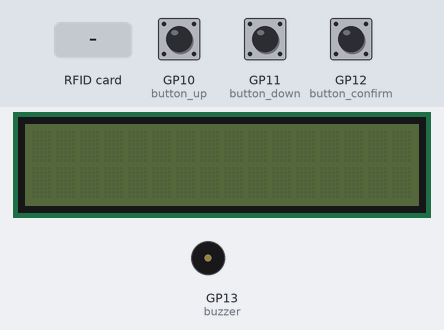
Recording of a program running on a simulated Raspberry Pi Pico running CircuitPython. Shown: 16×2 character LCD, buzzer (waves = sounding). Inputs (shaded band) come from the test bench; at power-on: GP10 (button_up) LOW, GP11 (button_down) LOW, GP12 (button_confirm) LOW. No MQTT or app messages arrive unless stated; values from a settings file that is not in the repository are placeholders; what the program prints to the serial console is not drawn.

Above: at 1.2 s.
1.3 s: RFID card 08 77 8F FF held to the reader
At 3.0 s:
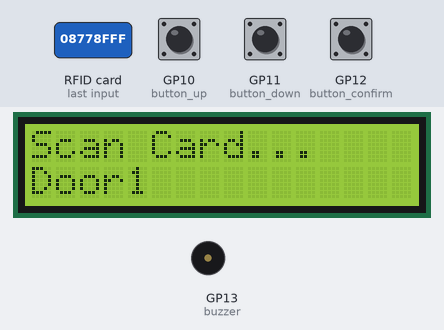
Timing chart, 0 to 4.5 s (numbered marks = the images above; inputs shaded):
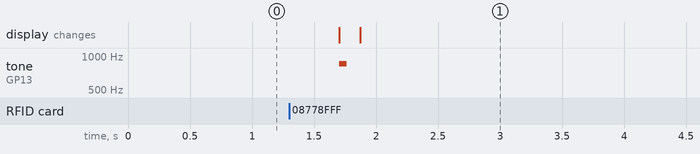

The program:

Scanner-Prototype-MQTT_with_door_selectio-kapot.py
```python
import board, time, json
import busio, pwmio, digitalio
import os, ssl, socketpool, wifi
import adafruit_minimqtt.adafruit_minimqtt as MQTT
import adafruit_character_lcd.character_lcd as characterlcd
from adafruit_datetime import datetime
from digitalio import DigitalInOut
from adafruit_pn532.i2c import PN532_I2C
from adafruit_pn532.adafruit_pn532 import MIFARE_CMD_AUTH_A, MIFARE_CMD_AUTH_B

# -------------
# Functions
# -------------
def InitiateNFC(i2c_sda: Pin, i2c_scl: Pin):
    print("[DEBUG] Initiating pn532...")
    i2c = busio.I2C(scl=i2c_scl, sda=i2c_sda)
    pn532 = PN532_I2C(i2c, debug=False)
    ic, ver, rev, support = pn532.firmware_version
    print(f"[DEBUG] Found pn532 with firmware version: {ver}.{rev}")
    pn532.SAM_configuration()

    return pn532

def GetCardUID(scanner: PN532_I2C):
    print("[DEBUG] Waiting for card")
    uid = None
    while not uid:
        mqtt_client.loop()
        uid = scanner.read_passive_target(timeout=0.5)
        if uid is not None:
            break
        print(button_confirm.value)
        if button_up.value or button_down.value or button_confirm.value:
            uid = "door"
    if uid != "door":
        print(f"[DEBUG] Found card with UID: {[i for i in uid]}")
    else:
        print("[DEBUG] Opening choose door menu...")

    return uid

def GetDoors():
    # api_url = api_base_url + "devices?filter=Type,eq,lock"
    # response = requests.get(api_url, headers=headers)
    # response = response.json()['records']
    response = [{"Name":"Door1"},{"Name":"Door2"},{"Name":"Door3"}]
    return response

def AuthBlock(scanner: PN532_I2C, block: int, key: bytearray, b: bool = False):
    uid = GetCardUID(scanner=scanner)
    print(f"Authenticating block {block} ...")
    authenticated = scanner.mifare_classic_authenticate_block(uid, block, MIFARE_CMD_AUTH_B if b else MIFARE_CMD_AUTH_A, key)
    if authenticated:
        print("Authentication SUCCESFUL! \n")
    else:
        print("Authentication FAILED!")

    return authenticated

def ReadBlock(scanner: PN532_I2C, block: int, key_a: bytearray):
    authenticated = AuthBlock(scanner=scanner, block=block, key=key_a)
    if authenticated:
        print(f"Reading block {block}...")
        try:
            value = [hex(x)[2:] for x in scanner.mifare_classic_read_block(block)]
            return value
        except:
            print("ERROR: Something went wrong while reading.")
            return False

def getCardPass(uid, pass_block):
    key_a = os.getenv("CARD_KEY_A")
    data = ReadBlock(nfc, pass_block, key_a)
    if data:
        card_pass = bytearray.fromhex(''.join(data)+'0').decode() if len(''.join(data))%2 else bytearray.fromhex(''.join(data)).decode()
        return card_pass

# Buzzer Sounds
def toneSuccess():
    buzzer.duty_cycle=2**15
    buzzer.frequency = 850
    time.sleep(0.06)
    buzzer.duty_cycle=0
    time.sleep(0.06)

def toneFail():
    buzzer.duty_cycle=2**15
    buzzer.frequency = 300
    time.sleep(0.3)
    buzzer.duty_cycle=0

# Button + lcd nav funtions
def wait_for_button_press(start_time, timeout):
    while ((datetime.now() - start_time).total_seconds() > timeout):
        if button_up.value or button_down.value or button_confirm.value:
            time.sleep(0.1)
            if button_up.value:
                toneSuccess()
                return "up"
            if button_down.value:
                toneSuccess()
                return "down"
            if button_confirm.value:
                toneSuccess()
                return "confirm"

    return False

def navigate_options(options, timeout):
    start_time = datetime.now()
    index = 0
    while ((datetime.now() - start_time).total_seconds() > timeout):
        lcd.clear()
        lcd.message = "Select Action:\n"
        lcd.message += options[index]
        action = wait_for_button_press(start_time, timeout)

        if not action:
            return False

        if action == "up":
            index = (index - 1) % len(options)
        elif action == "down":
            index = (index + 1) % len(options)
        elif action == "confirm":
            lcd.clear()
            return index


# ---------------
# Network + MQTT
# ---------------

# MQTT Functions
waiting_for_action = False
def wait_for_action():
    global waiting_for_action
    waiting_for_action = True
    print("[DEBUG] Waiting for MQTT action...")

    while waiting_for_action:
        mqtt_client.loop()

def subscribe_to(topics: []):
    for topic in topics:
        topic = aio_user + "/feeds/scanner." + topic
        mqtt_client.subscribe(topic, 1)

def connect(mqtt_client, userdata, flags, rc):
    print("[MQTT] Connected to MQTT Broker!")
    print(f"[MQTT] Flags: {flags} ; RC: {rc}")

def disconnect(mqtt_client, userdata, rc):
    print("[MQTT] Disconnected from MQTT Broker!")

def subscribe(mqtt_client, userdata, topic, granted_qos):
    print(f"[MQTT] Subscribed to {topic} with QOS level {granted_qos}")

def unsubscribe(mqtt_client, userdata, topic, pid):
    print(f"[MQTT] Unsubscribed from {topic} with PID {pid}")

def publish(mqtt_client, userdata, topic, pid):
    print(f"[MQTT] Published to {topic} with PID {pid}")

def message(client, topic, message):
    global waiting_for_action
    print(f"[MQTT] New message on topic {topic}: {message.payload.decode()}")

    action_id = json.loads(message.payload.decode())["action"]  # {"pass":"DSQDad", "action":1}
    action = ["failed", "successful", "checkout"][action_id]

    if topic == aio_user + "/feeds/scanner.action" and waiting_for_action:
        if action == "failed":  # not allowed
            print("[DEBUG] Access not allowed")
            toneFail()
            lcd.clear()
            lcd.message = "ERROR\nNo access!"

        elif action == "successful":  # allowed => open door
            print("[DEBUG] Access allowed => opening door")
            toneSuccess()
            lcd.clear()
            lcd.message = "Opening Door..."
            open_door = aio_user + "/feeds/lock.open"
            mqtt_client.publish(open_door, 1)

        elif action == "checkout":  # check out
            print("[DEBUG] User checked out")
            toneSuccess()
            lcd.clear()
            lcd.message = "Checking out..."

        else:  # invalid action
            print("[DEBUG] Invalid action")
            toneFail()
            lcd.clear()
            lcd.message = "ERROR\nTry again"

        waiting_for_action = False

# Connect to WiFi
print(f"[WIFI] Connecting to WiFi ({os.getenv('WIFI_SSID')})")
wifi.radio.connect(os.getenv("WIFI_SSID"), os.getenv("WIFI_PASS"))
print("[WIFI] Connected!")

# Create socketpool
pool = socketpool.SocketPool(wifi.radio)

# Get adafruit.io credentials
aio_user = os.getenv("AIO_USER")
aio_key = os.getenv("AIO_KEY")
aio_broker = os.getenv("BROKER")
aio_port = os.getenv("PORT")

# API
headers = {"X-API-KEY":os.getenv('API_KEY')}
api_base_url = "https://api.tapgate.tech/api.php/records/"

# Set up MQTT Client
mqtt_client = MQTT.MQTT(
    broker=aio_broker,
    username=aio_user,
    password=aio_key,
    socket_pool=pool,
    ssl_context=ssl.create_default_context(),
)

# Connect callback handlers to mqtt_client
mqtt_client.on_connect = connect
mqtt_client.on_disconnect = disconnect
mqtt_client.on_subscribe = subscribe
mqtt_client.on_unsubscribe = unsubscribe
mqtt_client.on_publish = publish
mqtt_client.on_message = message

# Create MQTT Connection
print(f"[MQTT] Attempting to connect to {mqtt_client.broker}")
mqtt_client.connect()

# Setup topics to subscribe to here
topics = ["action"]
subscribe_to(topics)


# -------------
# Pin Setup
# -------------

# NFC Setup
nfc_sda = board.GP14
nfc_scl = board.GP15
nfc = InitiateNFC(i2c_sda=nfc_sda, i2c_scl=nfc_scl)
default_access_bits = [8,119,143,255]

# LCD Setup
# PIN Setup
lcd_rs = digitalio.DigitalInOut(board.GP0)
lcd_en = digitalio.DigitalInOut(board.GP1)
lcd_d4 = digitalio.DigitalInOut(board.GP2)
lcd_d5 = digitalio.DigitalInOut(board.GP3)
lcd_d6 = digitalio.DigitalInOut(board.GP4)
lcd_d7 = digitalio.DigitalInOut(board.GP5)
lcd_backlight = digitalio.DigitalInOut(board.GP6)
# Contrast Setup
contrast = pwmio.PWMOut(board.GP7, frequency=5000, duty_cycle=0)
contrast_percentage = 60
contrast.duty_cycle = int(65535 * (1 - contrast_percentage/100))
# Display size
lcd_columns = 16
lcd_rows = 2
# Initialize lcd
lcd = characterlcd.Character_LCD_Mono(lcd_rs, lcd_en, lcd_d4, lcd_d5, lcd_d6, lcd_d7, lcd_columns, lcd_rows, lcd_backlight)

# Button Setup
button_up = DigitalInOut(board.GP10)
button_down = DigitalInOut(board.GP11)
button_confirm = DigitalInOut(board.GP12)

button_up.switch_to_input(pull=digitalio.Pull.DOWN)
button_down.switch_to_input(pull=digitalio.Pull.DOWN)
button_confirm.switch_to_input(pull=digitalio.Pull.DOWN)

# Buzzer Setup
buzzer = pwmio.PWMOut(board.GP13, variable_frequency=True)

# -------------
# Program
# -------------
toneSuccess()
lcd.backlight = True
runnning = False

doors = GetDoors()
if len(doors) <= 0:
    lcd.clear()
    lcd.message = "No doors found.\nStopping program..."
    time.sleep(2)
else:
    door = GetDoors()[0]
    runnning = True

while runnning:
    lcd.clear()
    lcd.message = "Scan Card...\n"
    lcd.message += door["Name"]

    uid = GetCardUID(scanner=nfc)
    if uid == "door":
        doors = GetDoors()
        choice_index = navigate_options([door["Name"] for door in doors], 10)
        if choice_index:
            door = doors[choice_index]
    else:
        check_card = aio_user + "/feeds/scanner.checkcard"
        card_uid = f"{[i for i in uid]}".replace(" ", "")
        card_pass = getCardPass(card_uid, pass_block=16)
        door_id = door["id"]
        mqtt_client.publish(check_card, {"uid":card_uid, "pass":card_pass, "door":{door_id}})

        lcd.clear()
        lcd.message = "Waiting for\nresponse..."
        wait_for_action()

    time.sleep(2)
    
```
